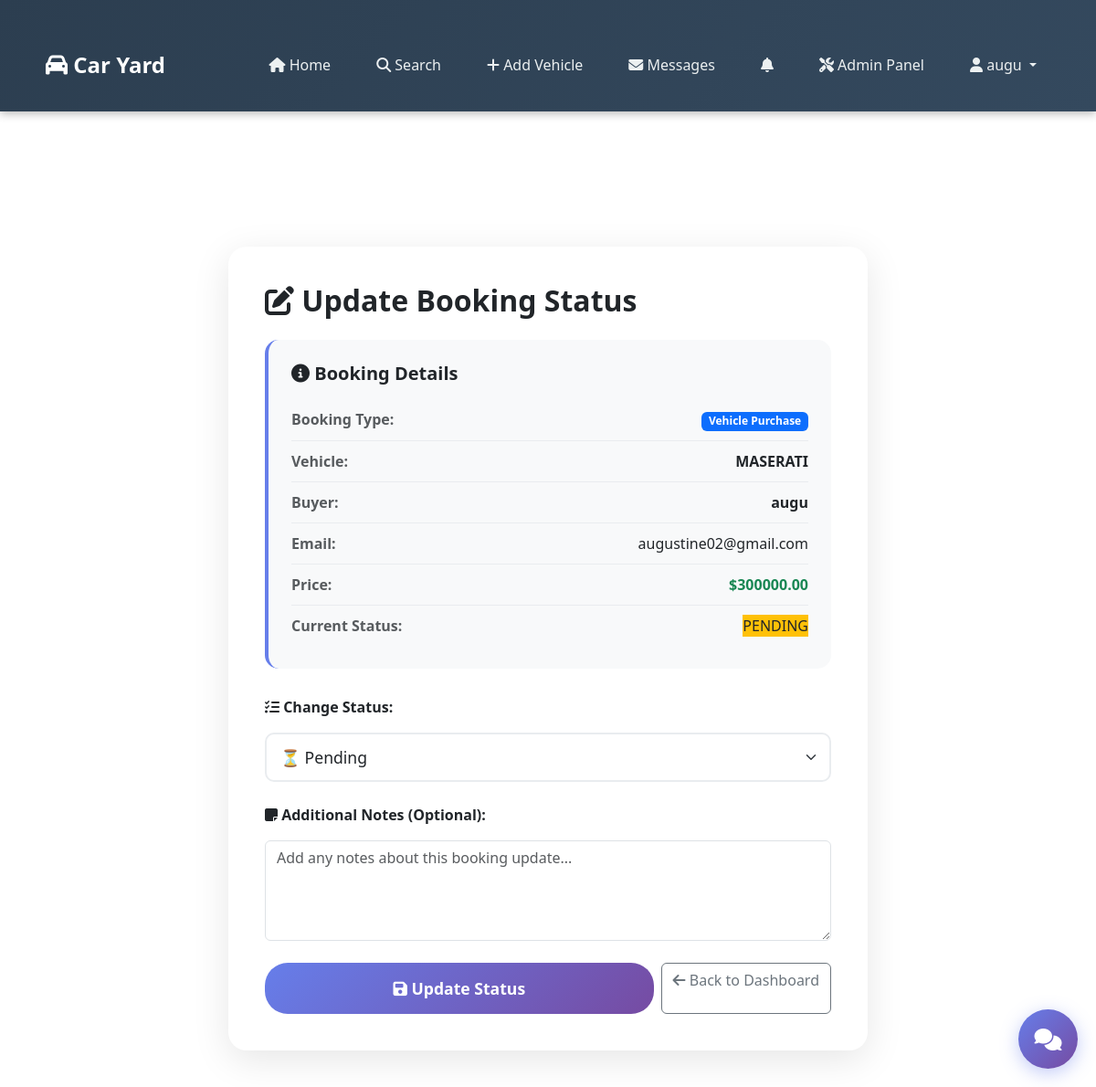
/staff/booking/46/update/ (signed in), run on an earlier commit of the app's database.
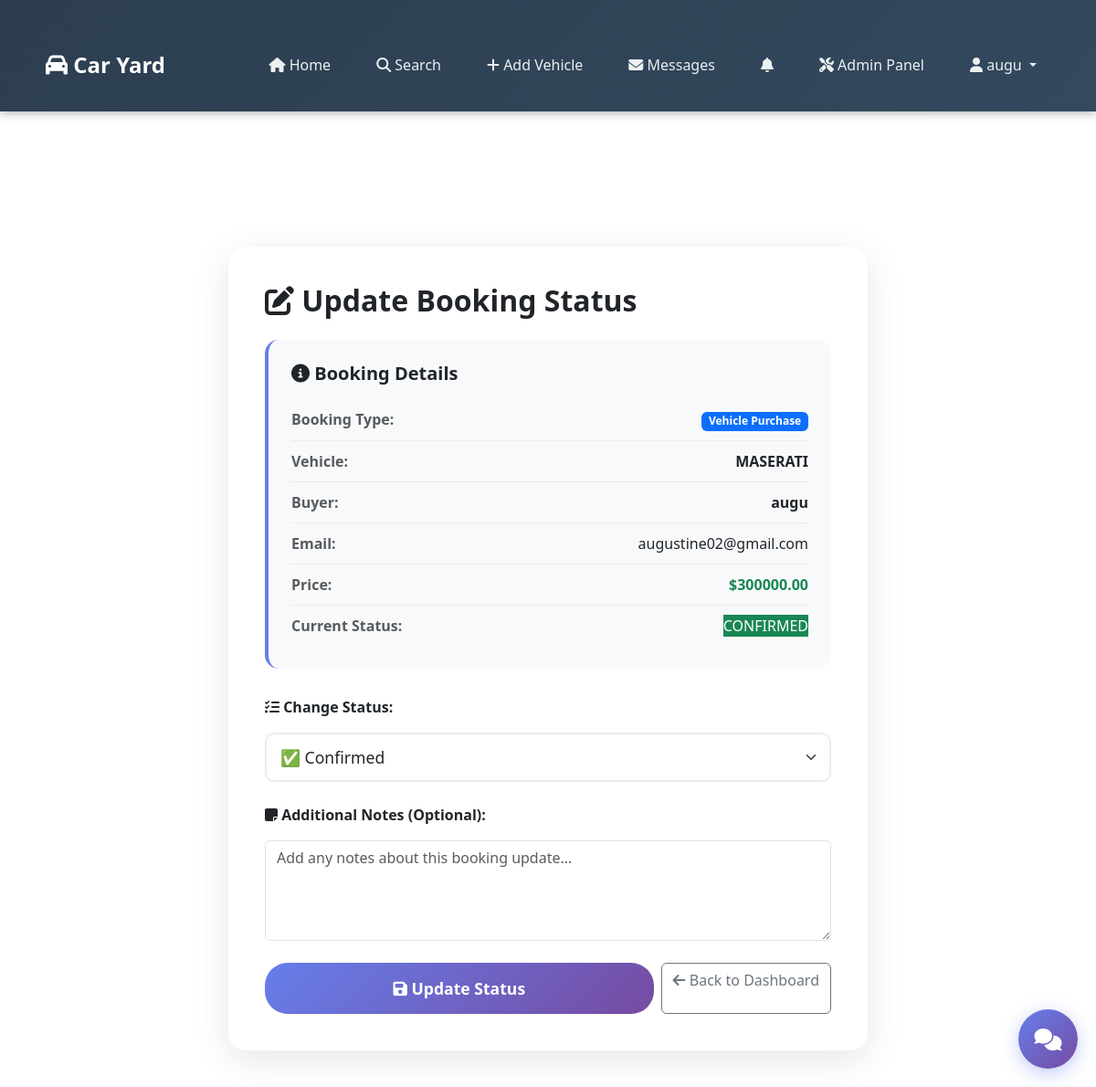
And on a later commit of the database.
### caryard/models.py (models this page shows, shortened)
class Booking(models.Model):
    STATUS_CHOICES = (
        ('PENDING', 'Pending'),
        ('CONFIRMED', 'Confirmed'),
        ('CANCELLED', 'Cancelled'),
    )
    BOOKING_TYPE_CHOICES = (
        ('VEHICLE', 'Vehicle Purchase'),
        ('TOUR', 'Car Yard Tour'),
    )
    booking_type = models.CharField(max_length=10, choices=BOOKING_TYPE_CHOICES, default='VEHICLE')
    vehicle = models.ForeignKey(Vehicle, on_delete=models.CASCADE, null=True, blank=True)
    buyer = models.ForeignKey(Buyer, on_delete=models.CASCADE)
    date = models.DateTimeField(default=timezone.now)
    staff = models.ForeignKey(Staff, on_delete=models.SET_NULL, null=True, blank=True)
    status = models.CharField(max_length=10, choices=STATUS_CHOICES, default='PENDING')
    tour_date = models.DateTimeField(null=True, blank=True, help_text="Preferred date for car yard tour")
    notes = models.TextField(blank=True, help_text="Additional notes for the booking")

class Vehicle(models.Model):
    seller = models.ForeignKey(Seller, on_delete=models.CASCADE, related_name="vehicles")
    title = models.CharField(max_length=200, null =True)
    description = models.TextField()
    price = models.DecimalField(max_digits=10, decimal_places=2, null = True)
    image = models.ImageField(upload_to="vehicles/")
    created = models.DateTimeField(default=timezone.now)

class Buyer(models.Model):
    user = models.OneToOneField(User, on_delete=models.CASCADE)
    phone = models.CharField(max_length=20, blank=True, null=True)
    address = models.CharField(max_length=255, blank=True, null=True)

### caryard/views.py (the view, shortened to what this page needs)
# urls.py: path('staff/booking/<int:booking_id>/update/', views.update_booking_status, name='update_booking_status'),
@login_required
def update_booking_status(request, booking_id):
    try:
        staff = Staff.objects.get(user=request.user)
    except Staff.DoesNotExist:
        if not request.user.is_superuser:
            messages.error(request, "You are not authorized to perform this action.")
            return redirect("home")
        staff = None
    if request.user.is_superuser:
        booking = get_object_or_404(Booking, id=booking_id)
    else:
        booking = get_object_or_404(Booking, id=booking_id, staff=staff)
    return render(request, "update_booking_status.html", {"booking": booking})

### caryard/templates/update_booking_status.html (shortened to what this page needs)
{% extends "base.html" %} {% load static %} {% block content %}
<div class="container">
    <div class="update-card">
        <h2 class="fw-bold mb-4">
            <i class="fa fa-edit"></i> Update Booking Status
        </h2>
        <div class="booking-info">
            <h5 class="fw-bold mb-3">
                <i class="fa fa-info-circle"></i> Booking Details
            </h5>
            <div class="info-item">
                <span class="text-muted"><strong>Booking Type:</strong></span>
                <span>
                    {% if booking.booking_type == 'TOUR' %}
                        <span class="badge bg-info text-white">Car Yard Tour</span>
                    {% else %}
                        <span class="badge bg-primary">Vehicle Purchase</span>
                    {% endif %}
                </span>
            </div>
            {% if booking.vehicle %}
            <div class="info-item">
                <span class="text-muted"><strong>Vehicle:</strong></span>
                <span class="fw-bold">{{ booking.vehicle.title }}</span>
            </div>
            {% endif %}
            <div class="info-item">
                <span class="text-muted"><strong>Buyer:</strong></span>
                <span class="fw-bold">{{ booking.buyer.user.username }}</span>
            </div>
            <div class="info-item">
                <span class="text-muted"><strong>Email:</strong></span>
                <span>{{ booking.buyer.user.email }}</span>
            </div>
            {% if booking.vehicle %}
            <div class="info-item">
                <span class="text-muted"><strong>Price:</strong></span>
                <span class="fw-bold text-success">${{ booking.vehicle.price|floatformat:2 }}</span>
            </div>
            {% endif %}
            <div class="info-item">
                <span class="text-muted"><strong>Current Status:</strong></span>
                <span class="status-badge
                    {% if booking.status == 'CONFIRMED' %}bg-success text-white
                    {% elif booking.status == 'PENDING' %}bg-warning text-dark
                    {% else %}bg-danger text-white{% endif %}">
                    {{ booking.status }}
                </span>
            </div>
        </div>
        <form method="post">
            <div class="mb-4">
                <label for="status" class="form-label fw-bold mb-3">
                    <i class="fa fa-tasks"></i> Change Status:
                </label>
                <select name="status" id="status" class="form-select status-select">
                    <option value="PENDING" {% if booking.status == "PENDING" %}selected{% endif %}>
                        ⏳ Pending
                    </option>
                    <option value="CONFIRMED" {% if booking.status == "CONFIRMED" %}selected{% endif %}>
                        ✅ Confirmed
                    </option>
                </select>
            </div>
            <div class="mb-4">
                <label for="notes" class="form-label fw-bold mb-3">
                    <i class="fa fa-sticky-note"></i> Additional Notes (Optional):
                </label>
                <textarea
                    name="notes"
                    id="notes"
                    class="form-control"
                    rows="4"
                    placeholder="Add any notes about this booking update..."
                >{{ booking.notes }}</textarea>
            </div>
            <div class="d-flex gap-2">
                <button type="submit" class="submit-btn flex-fill">
                    <i class="fa fa-save"></i> Update Status
                </button>
                <a href="{% url 'staff_dashboard' %}" class="btn btn-outline-secondary">
                    <i class="fa fa-arrow-left"></i> Back to Dashboard
                </a>
            </div>
        </form>
    </div>
</div>
{% endblock %}

What changed in the data, as far as the page shows it:
changed Booking "MASERATI": status "PENDING" → "CONFIRMED"; status "⏳ Pending" → "✅ Confirmed"
